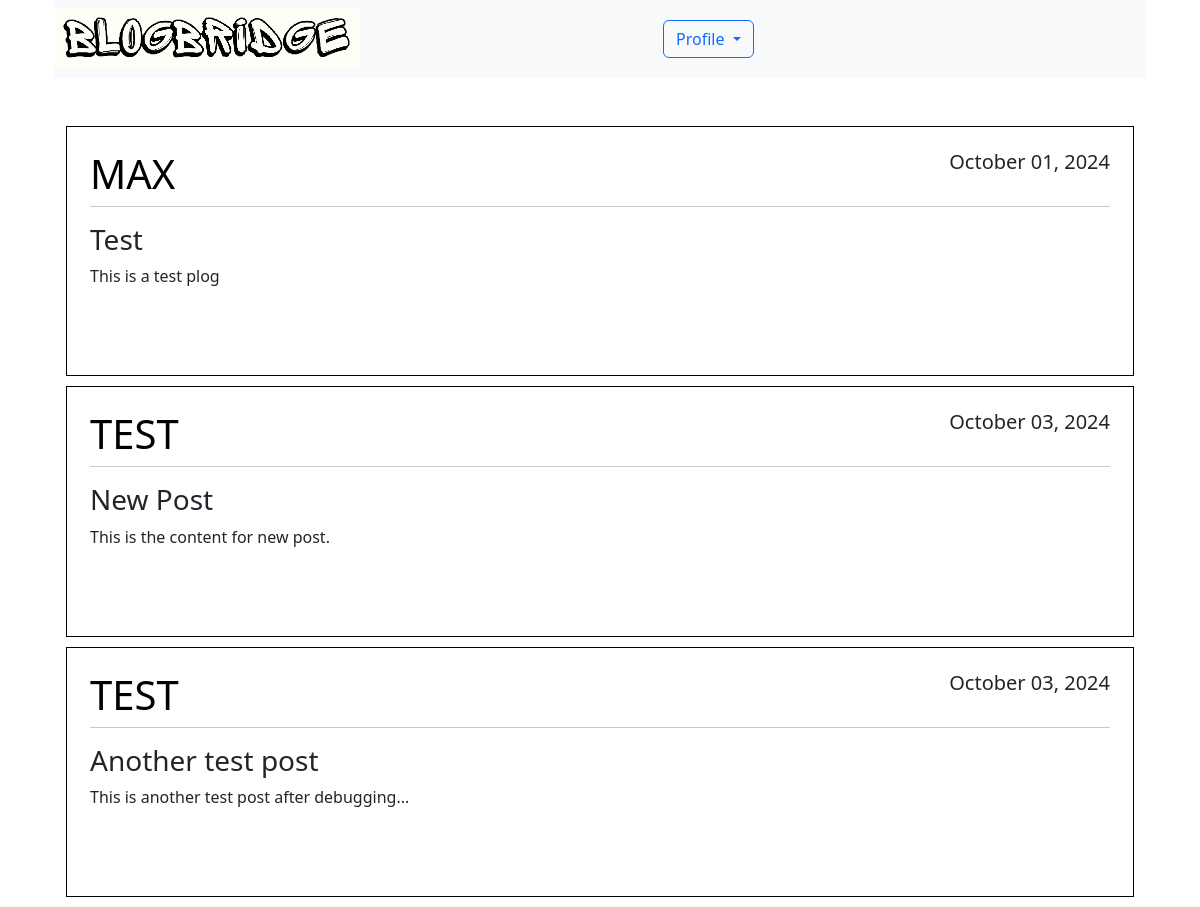
The page / on the database its author committed.
### blog/models.py (models this page shows, shortened)
class Posts(models.Model):
    title = models.CharField(max_length=100)
    content = models.TextField()
    date_posted = models.DateTimeField(default=timezone.now)
    author = models.ForeignKey(User, on_delete=models.CASCADE)

### blog/views.py (the view)
# urls.py: path("", views.home),
def home(request):
    context = {
        'posts': Posts.objects.all()
    }
    return render(request, 'blog/home.html', context)

### blog/templates/blog/home.html (shortened to what this page needs)
{% extends 'blog/index.html' %}
{% block content %}
{% load static %}
<div class="container custom-container">
    <nav class="navbar navbar-expand-lg navbar-light bg-light w-100">
        <div class="collapse navbar-collapse" id="navbarSupportedContent">
            <a href="/home"><img class="w-50 " src="{% static 'img/logo.png' %}" alt=""></a></li>
            <form class="form-inline my-2 my-lg-0">
                <div class="dropdown">
                    <button class="btn btn-outline-primary dropdown-toggle" type="button" id="dropdownMenuButton"
                        data-bs-toggle="dropdown" aria-haspopup="true" aria-expanded="false">
                        Profile
                    </button>
                </div>
            </form>
        </div>
    </nav>
    <br><br>
    <div class="container custom-container post-div">
        {% for post in posts %}
        <article class="media content-section">
            <div class="media-body media-div">
                <div class="article-metadata">
                    <h1 class="text-uppercase media-title">{{ post.author }}</h1>
                    <h5 class="media-date">{{ post.date_posted|date:"F d, Y" }}</h5>
                    <hr class="line" />
                </div>
                <h3>{{ post.title }}</h3>
                <p class="article-content">{{ post.content }}</p>
                <br><br>
            </div>
        </article>
        {% endfor %}
    </div>
</div>
{% endblock %}

### blog/static/css/styles.css (style rules this page uses)
.custom-container { max-width: 1450px; }
.post-div { max-width: 1350px; }
.media-div { border: 1px solid black; padding: 23px; margin-bottom: 10px; }
.media-title { text-align: left; float: left; color: #000000; }
.media-date { text-align: right; float: right; }
.line { clear: both; }

### rows shown on the page
Posts: author "MAX", date_posted "October 01, 2024", title "Test", content "This is a test plog"
Posts: author "TEST", date_posted "October 03, 2024", title "New Post", content "This is the content for new post."
Posts: author "TEST", date_posted "October 03, 2024", title "Another test post", content "This is another test post after debugging..."
